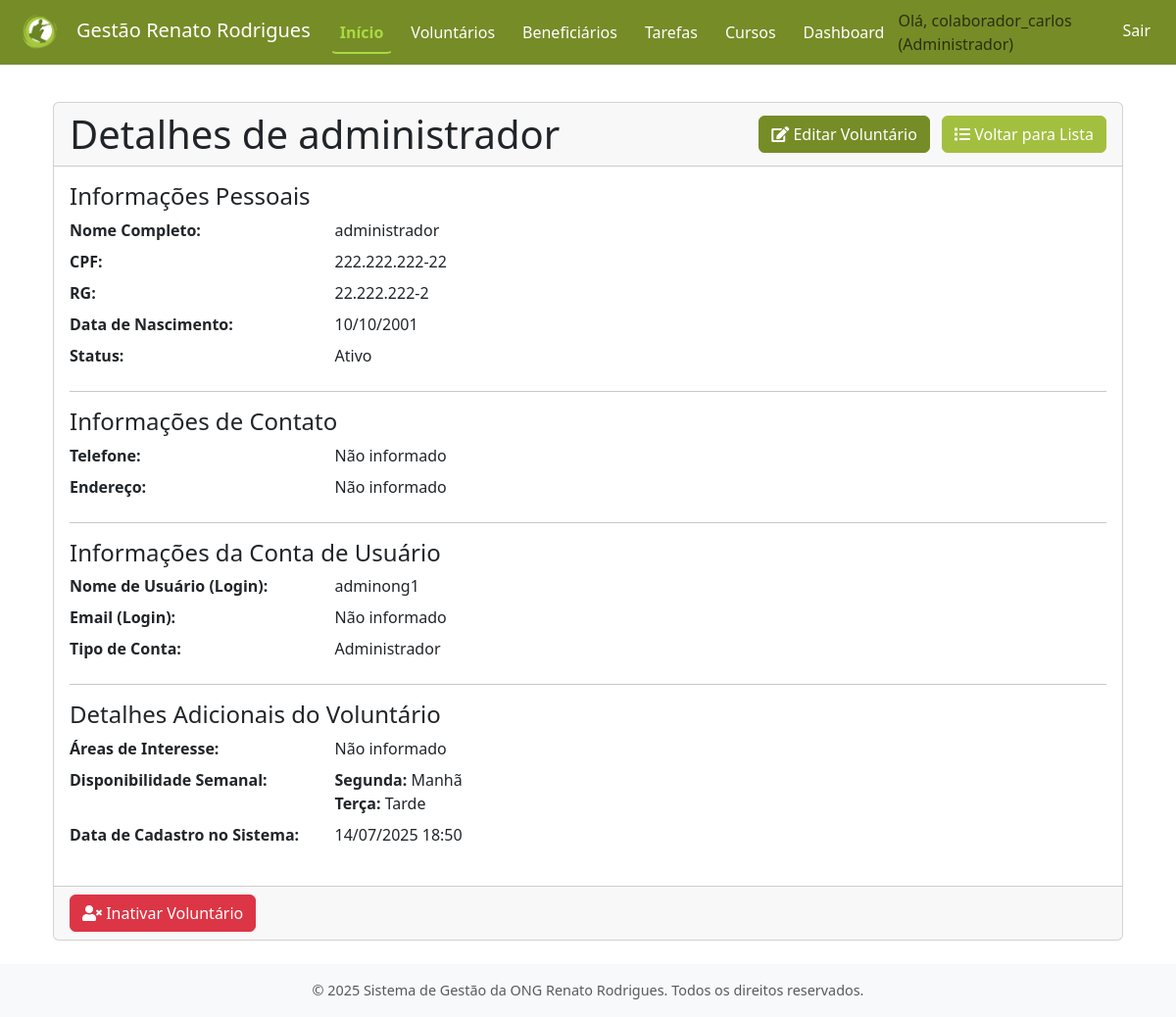
The app's page /voluntarios/15/ (signed in) with its own data.
### contas/models.py (models this page shows, shortened)
class Usuario(AbstractUser):
    TIPOS_USUARIO = [
        ('ADMIN', 'Administrador'),
        ('VOLUNT', 'Voluntário'),
    ]
    tipo_usuario = models.CharField(
        max_length=6,
        choices=TIPOS_USUARIO,
        default='VOLUNT',
        verbose_name='Tipo de Usuário'
    )
    groups = models.ManyToManyField(
        'auth.Group',
        verbose_name='grupos',
        blank=True,
        help_text='Os grupos aos quais este usuário pertence. Um usuário receberá todas as permissões concedidas a cada um de seus grupos.',
        related_name="usuario_set_contas",  # Nome único para related_name
        related_query_name="usuario_contas",
    )
    user_permissions = models.ManyToManyField(
        'auth.Permission',
        verbose_name='permissões do usuário',
        blank=True,
        help_text='Permissões específicas para este usuário.',
        related_name="usuario_set_contas_perm",  # Nome único para related_name
        related_query_name="usuario_contas_perm",
    )

### voluntarios/models.py (models this page shows, shortened)
class Voluntario(models.Model):
    usuario = models.OneToOneField(
        settings.AUTH_USER_MODEL,
        on_delete=models.CASCADE,
        verbose_name='Usuário',
        help_text='Conta de usuário associada a este voluntário.'
    )
    nome_completo = models.CharField(max_length=255, verbose_name='Nome Completo')
    cpf = models.CharField(max_length=14, unique=True, verbose_name='CPF', help_text='Formato: XXX.XXX.XXX-XX')
    rg = models.CharField(max_length=10, verbose_name='RG') # Tornando obrigatório
    data_nascimento = models.DateField(verbose_name='Data de Nascimento')
    telefone = models.CharField(max_length=20, blank=True, null=True, verbose_name='Telefone Celular', help_text='Formato: (XX) XXXXX-XXXX')
    cep = models.CharField(max_length=9, blank=True, null=True, verbose_name='CEP', help_text='Formato: XXXXX-XXX')
    logradouro = models.CharField(max_length=255, blank=True, null=True, verbose_name='Logradouro')
    numero_endereco = models.CharField(max_length=10, blank=True, null=True, verbose_name='Número')
    complemento_endereco = models.CharField(max_length=100, blank=True, null=True, verbose_name='Complemento')
    bairro = models.CharField(max_length=100, blank=True, null=True, verbose_name='Bairro')
    cidade = models.CharField(max_length=100, blank=True, null=True, verbose_name='Cidade')
    estado = models.CharField(max_length=2, blank=True, null=True, verbose_name='UF') # Sigla do estado, ex: SP
    areas_interesse = models.TextField(blank=True, null=True, verbose_name='Áreas de Interesse', help_text='Descreva as áreas em que o voluntário tem interesse em atuar.')
    disp_seg_m = models.BooleanField(default=False, verbose_name='Segunda (Manhã)')
    disp_seg_t = models.BooleanField(default=False, verbose_name='Segunda (Tarde)')
    disp_seg_n = models.BooleanField(default=False, verbose_name='Segunda (Noite)')
    disp_ter_m = models.BooleanField(default=False, verbose_name='Terça (Manhã)')
    disp_ter_t = models.BooleanField(default=False, verbose_name='Terça (Tarde)')
    disp_ter_n = models.BooleanField(default=False, verbose_name='Terça (Noite)')
    disp_qua_m = models.BooleanField(default=False, verbose_name='Quarta (Manhã)')
    disp_qua_t = models.BooleanField(default=False, verbose_name='Quarta (Tarde)')
    disp_qua_n = models.BooleanField(default=False, verbose_name='Quarta (Noite)')
    disp_qui_m = models.BooleanField(default=False, verbose_name='Quinta (Manhã)')
    disp_qui_t = models.BooleanField(default=False, verbose_name='Quinta (Tarde)')
    disp_qui_n = models.BooleanField(default=False, verbose_name='Quinta (Noite)')
    disp_sex_m = models.BooleanField(default=False, verbose_name='Sexta (Manhã)')
    disp_sex_t = models.BooleanField(default=False, verbose_name='Sexta (Tarde)')
    disp_sex_n = models.BooleanField(default=False, verbose_name='Sexta (Noite)')
    disp_sab_m = models.BooleanField(default=False, verbose_name='Sábado (Manhã)')
    disp_sab_t = models.BooleanField(default=False, verbose_name='Sábado (Tarde)')
    disp_sab_n = models.BooleanField(default=False, verbose_name='Sábado (Noite)')
    disp_dom_m = models.BooleanField(default=False, verbose_name='Domingo (Manhã)')
    disp_dom_t = models.BooleanField(default=False, verbose_name='Domingo (Tarde)')
    disp_dom_n = models.BooleanField(default=False, verbose_name='Domingo (Noite)')
    data_cadastro = models.DateTimeField(auto_now_add=True, verbose_name='Data de Cadastro')
    ativo = models.BooleanField(default=True, verbose_name='Ativo')
    data_inativacao = models.DateTimeField(null=True, blank=True, verbose_name='Data de Inativação')
    class Meta:
        verbose_name = 'Voluntário'
        verbose_name_plural = 'Voluntários'
        ordering = ['nome_completo']
    def get_rg_formatado(self):
        if self.rg:
            if len(self.rg) == 9:
                return f"{self.rg[0:2]}.{self.rg[2:5]}.{self.rg[5:8]}-{self.rg[8]}"
            elif len(self.rg) == 8:
                 return f"{self.rg[0:2]}.{self.rg[2:5]}.{self.rg[5:8]}"
            return self.rg
        return ""
    def get_cpf_formatado(self):
        if self.cpf:
            cpf_numeros = ''.join(filter(str.isdigit, self.cpf))
            if len(cpf_numeros) == 11:
                return f"{cpf_numeros[:3]}.{cpf_numeros[3:6]}.{cpf_numeros[6:9]}-{cpf_numeros[9:]}"
        return self.cpf or ""
    def get_telefone_formatado(self):
        if self.telefone:
            tel_numeros = ''.join(filter(str.isdigit, self.telefone))
            if len(tel_numeros) == 11: # (XX) XXXXX-XXXX
                return f"({tel_numeros[:2]}) {tel_numeros[2:7]}-{tel_numeros[7:]}"
            elif len(tel_numeros) == 10: # (XX) XXXX-XXXX
                return f"({tel_numeros[:2]}) {tel_numeros[2:6]}-{tel_numeros[6:]}"
        return self.telefone or ""
    def get_disponibilidade_formatada(self):
        dias_semana = [
            ("Segunda", self.disp_seg_m, self.disp_seg_t, self.disp_seg_n),
            ("Terça", self.disp_ter_m, self.disp_ter_t, self.disp_ter_n),
            ("Quarta", self.disp_qua_m, self.disp_qua_t, self.disp_qua_n),
            ("Quinta", self.disp_qui_m, self.disp_qui_t, self.disp_qui_n),
            ("Sexta", self.disp_sex_m, self.disp_sex_t, self.disp_sex_n),
            ("Sábado", self.disp_sab_m, self.disp_sab_t, self.disp_sab_n),
            ("Domingo", self.disp_dom_m, self.disp_dom_t, self.disp_dom_n),
        ]
        turnos_nomes = ["Manhã", "Tarde", "Noite"]
        disponibilidade_formatada = []
        for nome_dia, disp_m, disp_t, disp_n in dias_semana:
            turnos_do_dia = []
            if disp_m:
                turnos_do_dia.append(turnos_nomes[0])
            if disp_t:
                turnos_do_dia.append(turnos_nomes[1])
            if disp_n:
                turnos_do_dia.append(turnos_nomes[2])
            if turnos_do_dia:
                disponibilidade_formatada.append({
                    'dia': nome_dia,
                    'turnos': ", ".join(turnos_do_dia)
                })
        return disponibilidade_formatada

### voluntarios/views.py (the view)
# urls.py: path('<int:voluntario_id>/', views.detalhar_voluntario, name='detalhar_voluntario'),
@login_required
def detalhar_voluntario(request, voluntario_id):
    voluntario = get_object_or_404(Voluntario, pk=voluntario_id)
    contexto = {
        'voluntario': voluntario,
        'titulo_pagina': f'Detalhes de {voluntario.nome_completo}'
    }
    return render(request, 'voluntarios/detalhar_voluntario.html', contexto)

### voluntarios/templates/voluntarios/detalhar_voluntario.html (shortened to what this page needs)
{% extends "core/base.html" %}
{% block content %}
<div class="container mt-4">
    <div class="card">
    <div class="card-header d-flex justify-content-between align-items-center">
            <h1 class="mb-0">{{ titulo_pagina }}</h1>
            <div>
                 {% if request.user.tipo_usuario == 'ADMIN' or request.user.is_authenticated and voluntario.usuario and request.user.id == voluntario.usuario.id %}
                <a href="{% url 'voluntarios:editar_voluntario' voluntario.id %}" class="btn btn-primary me-2">
                    <i class="fas fa-edit"></i> Editar Voluntário
                </a>
                {% endif %}
                <a href="{% url 'voluntarios:listar_voluntarios' %}" class="btn btn-secondary">
                    <i class="fas fa-list"></i> Voltar para Lista
                </a>
            </div>
        </div>
        <div class="card-body">
            <h4 class="card-title">Informações Pessoais</h4>
            <dl class="row">
                <dt class="col-sm-3">Nome Completo:</dt>
                <dd class="col-sm-9">{{ voluntario.nome_completo }}</dd>
                <dt class="col-sm-3">CPF:</dt>
                <dd class="col-sm-9">{{ voluntario.get_cpf_formatado|default:"Não informado" }}</dd>
                <dt class="col-sm-3">RG:</dt>
                <dd class="col-sm-9">{{ voluntario.get_rg_formatado|default:"Não informado" }}</dd>
                <dt class="col-sm-3">Data de Nascimento:</dt>
                <dd class="col-sm-9">{{ voluntario.data_nascimento|date:"d/m/Y" }}</dd>
                <dt class="col-sm-3">Status:</dt>
                <dd class="col-sm-9">{% if voluntario.ativo %}Ativo{% else %}Inativo{% endif %}</dd>
            </dl>
            <hr>
            <h4 class="card-title">Informações de Contato</h4>
            <dl class="row">
                <dt class="col-sm-3">Telefone:</dt>
                <dd class="col-sm-9">{{ voluntario.get_telefone_formatado|default:"Não informado" }}</dd>
                <dt class="col-sm-3">Endereço:</dt>
                <dd class="col-sm-9">
                    {% if voluntario.logradouro %}
                        {{ voluntario.logradouro }}{% if voluntario.numero_endereco %}, {{ voluntario.numero_endereco }}{% endif %}{% if voluntario.complemento_endereco %} - {{ voluntario.complemento_endereco }}{% endif %}<br>
                        {% if voluntario.bairro %}{{ voluntario.bairro }} - {% endif %}{{ voluntario.cidade|default:"" }}/{{ voluntario.estado|default:"" }}<br>
                        {% if voluntario.cep %}CEP: {{ voluntario.get_cep_formatado|default:"Não informado" }}{% endif %}
                    {% else %}
                        Não informado
                    {% endif %}
                </dd>
            </dl>
            <hr>
            <h4 class="card-title">Informações da Conta de Usuário</h4>
            <dl class="row">
                <dt class="col-sm-3">Nome de Usuário (Login):</dt>
                <dd class="col-sm-9">{{ voluntario.usuario.username }}</dd>
                <dt class="col-sm-3">Email (Login):</dt>
                <dd class="col-sm-9">{{ voluntario.usuario.email|default:"Não informado" }}</dd>
                <dt class="col-sm-3">Tipo de Conta:</dt>
                <dd class="col-sm-9">{{ voluntario.usuario.get_tipo_usuario_display }}</dd>
            </dl>
            <hr>
            <h4 class="card-title">Detalhes Adicionais do Voluntário</h4>
            <dl class="row">
                <dt class="col-sm-3">Áreas de Interesse:</dt>
                <dd class="col-sm-9">{{ voluntario.areas_interesse|default:"Não informado"|linebreaksbr }}</dd>
                <dt class="col-sm-3">Disponibilidade Semanal:</dt>
                <dd class="col-sm-9">
                    {% with disponibilidades=voluntario.get_disponibilidade_formatada %}
                        {% if disponibilidades %}
                            {% for item in disponibilidades %}
                                <div><strong>{{ item.dia }}:</strong> {{ item.turnos }}</div>
                            {% endfor %}
                        {% else %}
                            Não informado
                        {% endif %}
                    {% endwith %}
                </dd>
                <dt class="col-sm-3">Data de Cadastro no Sistema:</dt>
                <dd class="col-sm-9">{{ voluntario.data_cadastro|date:"d/m/Y H:i" }}</dd>
            </dl>
        </div>
        <div class="card-footer text-muted">
            {% if request.user.tipo_usuario == 'ADMIN' and voluntario.ativo %}
            <a href="{% url 'voluntarios:excluir_voluntario' voluntario.id %}" class="btn btn-danger">
                <i class="fas fa-user-times"></i> Inativar Voluntário
            </a>
            {% endif %}
        </div>
    </div>
</div>
{% endblock content %}

### core/templates/core/base.html (shortened to what this page needs)
<!DOCTYPE html>
<html lang="pt-br">
  <head>
    {% load static %}
    <link
      href="https://cdn.jsdelivr.net/npm/bootstrap@5.3.0-alpha1/dist/css/bootstrap.min.css"
      rel="stylesheet"
    />
    <link
      rel="stylesheet"
      href="https://cdnjs.cloudflare.com/ajax/libs/font-awesome/5.15.4/css/all.min.css"
    />
    <link rel="stylesheet" href="{% static 'core/css/estilos.css' %}" />
  </head>
  <body>
    <nav class="navbar navbar-expand-lg navbar-custom fixed-top">
      <div class="container-fluid">
        <a class="navbar-brand" href="{% url 'core:pagina_inicial' %}">
          <img src="{% static 'core/img/logo_ong.png' %}" alt="Logo da ONG" style="height: 40px; margin-right: 10px;">Gestão Renato Rodrigues
        </a>
        <div class="collapse navbar-collapse" id="navbarNav">
          <ul class="navbar-nav me-auto mb-2 mb-lg-0">
            <li class="nav-item">
              <a
                class="nav-link active"
                aria-current="page"
                href="{% url 'core:pagina_inicial' %}"
                >Início</a
              >
            </li>
            {% if user.is_authenticated %}
            <li class="nav-item">
              <a class="nav-link" href="{% url 'voluntarios:listar_voluntarios' %}">Voluntários</a>
            </li>
            <li class="nav-item">
              <a class="nav-link" href="{% url 'beneficiarios:listar_beneficiarios' %}">Beneficiários</a>
            </li>
            <li class="nav-item">
              <a class="nav-link" href="{% url 'tarefas:listar_tarefas' %}">Tarefas</a>
            </li>
            <li class="nav-item">
              <a class="nav-link" href="{% url 'cursos:listar_cursos_ong' %}">Cursos</a>
            </li>
            <li class="nav-item">
              <a class="nav-link" href="{% url 'dashboard:painel_principal' %}">Dashboard</a>
            </li>
            {% endif %}
          </ul>
          <ul class="navbar-nav">
            {% if user.is_authenticated %}
            <li class="nav-item">
              <span class="navbar-text me-2">
                Olá, {{ user.username }} ({{ user.get_tipo_usuario_display }})
              </span>
            </li>
            <li class="nav-item">
              <a class="nav-link" href="{% url 'contas:logout' %}">Sair</a>
            </li>
            {% else %}
            <li class="nav-item">
              <a class="nav-link" href="{% url 'contas:login' %}">Entrar</a>
            </li>
            {% endif %}
          </ul>
        </div>
      </div>
    </nav>
    <main class="main-content container mt-4 mb-4">
       {% block content %}{% endblock content %}
    </main>
    <footer class="footer mt-auto py-3 bg-light">
      <div class="container text-center">
        <span class="text-muted"
          >© {% now "Y" %} Sistema de Gestão da ONG Renato Rodrigues. Todos os direitos
          reservados.</span
        >
      </div>
    </footer>
  </body>
</html>

### records on screen
Usuario: username "colaborador_carlos", tipo_usuario "Administrador"
Voluntario: nome_completo "administrador", get_cpf_formatado "222.222.222-22", get_rg_formatado "22.222.222-2", data_nascimento "10/10/2001", get_telefone_formatado "Não informado", usuario.username "adminong1", usuario.email "Não informado", usuario.tipo_usuario "Administrador", areas_interesse "Não informado", data_cadastro "14/07/2025 18:50"

### other values on screen
{{ titulo_pagina }} "Detalhes de administrador"
{{ item.dia }} "Segunda" "Terça"
{{ item.turnos }} "Manhã" "Tarde"
